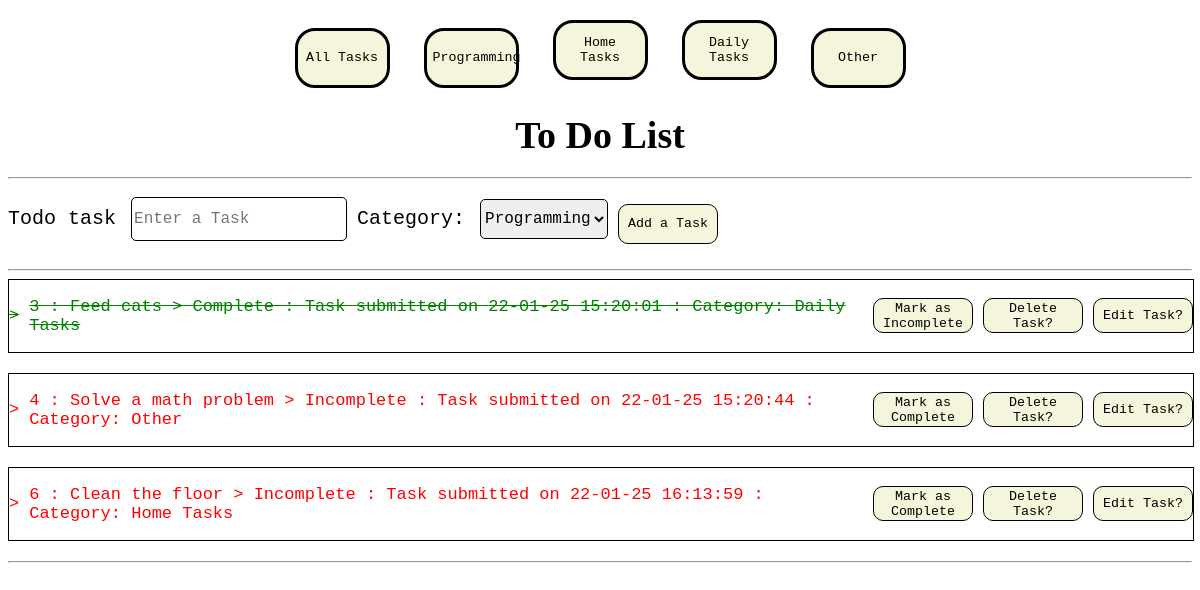
Before: / with the older database file.
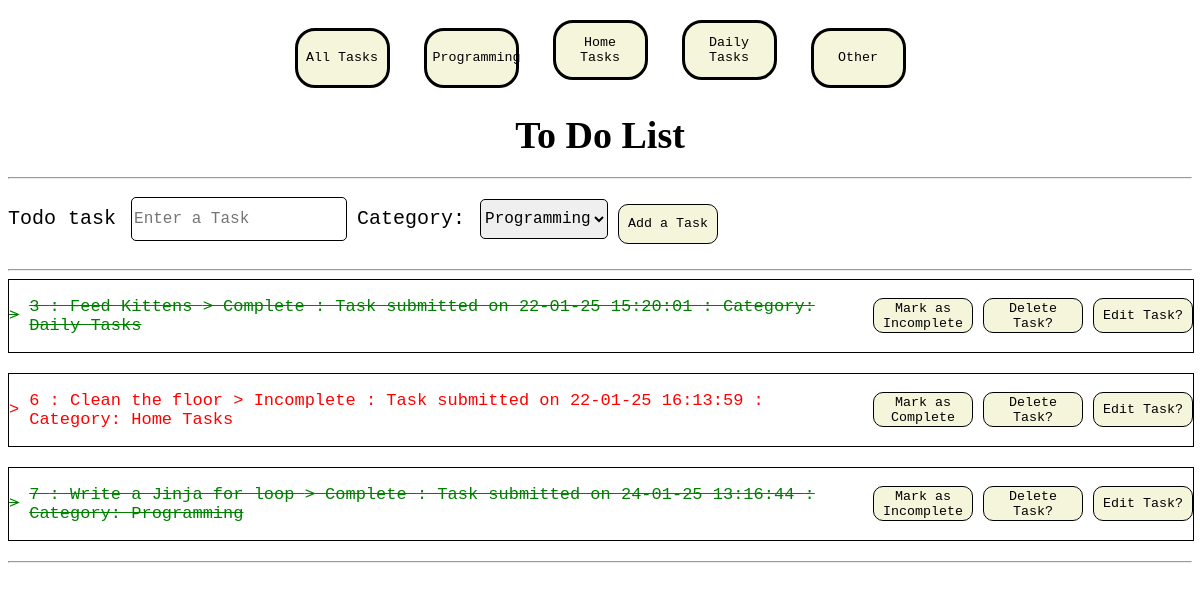
After: the same page with the newer database file.
### Website/models.py (models this page shows)
class Todo(db.Model):
    id = db.Column(db.Integer, primary_key = True)
    task = db.Column(db.String(300), unique = True)
    complete = db.Column(db.Boolean, default = False)
    time_and_date = db.Column(db.DateTime, default=datetime.utcnow) #Adds the time and date column to Todo model, which stores the timestamp
    category = db.Column(db.String(50), default = "Other") #Sets category for tasks in database

### Website/views.py (the view)
@my_view.route("/")
def home():
    todo_list = Todo.query.all()
    message = request.args.get('message', None)
    message_type = request.args.get('message_type', None)
    return render_template("index.html", todo_list = todo_list, message=message, message_type=message_type)

### Website/templates/index.html (shortened to what this page needs)
<!DOCTYPE html>
<html lang="en">
  <head>
    <link
      rel="stylesheet"
      type="text/css"
      href="{{url_for('static',
    filename='styles/stylesheet.css')}}"
    />
  </head>
  <body>
    <div class="Navbar">
      <nav>
        <form action="/" method="GET" style="display: inline">
          <button type="submit">All Tasks</button>
        </form>
        <form
          action="/category/Programming"
          method="GET"
          style="display: inline"
        >
          <button type="submit">Programming</button>
        </form>
        <form
          action="/category/Home Tasks"
          method="GET"
          style="display: inline"
        >
          <button type="submit">Home Tasks</button>
        </form>
        <form
          action="/category/Daily Tasks"
          method="GET"
          style="display: inline"
        >
          <button type="submit">Daily Tasks</button>
        </form>
        <form action="/category/Other" method="GET" style="display: inline">
          <button type="submit">Other</button>
        </form>
      </nav>
    </div>
    <h1 class="todo_title">To Do List</h1>
    <hr />
    <form action="/add" method="post" class="todo-form">
      <div class="input-field">
        <label for="task">Todo task</label>
        <input type="text" name="task" placeholder="Enter a Task" required />
      </div>
      <div class="category-field">
        <label for="category">Category:</label>
        <select name="category" required>
          <option value="Programming">Programming</option>
        </select>
      </div>
      <button type="submit">Add a Task</button>
    </form>
    <hr />
    {% for todo in todo_list %}
    <div
      class="todo-table {% if todo.complete %}complete{% else %}incomplete{% endif %}"
      id="category-specific"
    >
      >
      <p>
        {{ todo.id }} : {{ todo.task }} > {{ 'Complete' if todo.complete else
        'Incomplete'}} : Task submitted on {{
        todo.time_and_date.strftime('%d-%m-%y %H:%M:%S') }} : Category:
        {{todo.category}}
      </p>
      <form
        class="completion"
        action="/update/{{todo.id}}"
        method="POST"
        style="display: inline"
      >
        <button type="submit">
          {{'Mark as Complete' if not todo.complete else 'Mark as Incomplete'}}
        </button>
      </form>
      <form
        class="to-delete"
        action="/delete/{{todo.id}}"
        method="GET"
        style="display: inline"
      >
        <button type="submit">Delete Task?</button>
      </form>
      <form
        class="to-edit"
        action="/edit/{{todo.id}}"
        method="GET"
        style="display: inline"
      >
        <button type="submit">Edit Task?</button>
      </form>
    </div>
    {% endfor %}
    <hr />
  </body>
</html>

### Website/static/styles/stylesheet.css (style rules this page uses)
.Navbar { display: flex; justify-content: center; align-items: center; margin-top: 20px; }
.Navbar button { width: 95px; height: 60px; border: solid; margin: 0 15px; border-radius: 20px; background-color: beige; color: black; cursor: pointer; font-family: monospace; }
.todo_title { font-size: 38px; text-align: center; margin-bottom: 20px; }
.todo-form { display: flex; flex-direction: row; align-items: center; }
.input-field, .category-field { display: flex; align-items: center; margin-bottom: 10px; }
.todo-form label { font-size: 20px; font-family: monospace; margin-right: 5px; }
.todo-form input[type="text"], .category-field select { height: 40px; font-size: 16px; font-family: monospace; border: 1px solid black; border-radius: 5px; margin: 10px; }
.todo-form button { height: 40px; width: 100px; border-radius: 10px; border: 1px solid black; background-color: beige; font-family: monospace; cursor: pointer; }
.todo-table { display: flex; flex-direction: row; justify-content: flex-start; align-items: center; gap: 10px; width: 100%; border: 1px solid black; font-family: monospace; font-size: 17px; margin-bottom: 20px; }
.completion button { height: 35px; width: 100px; border-radius: 10px; border: 1px solid black; background-color: beige; font-family: monospace; cursor: pointer; }
.complete { color: green; text-decoration: line-through; }
.incomplete { color: red; }
.to-delete button { height: 35px; width: 100px; border-radius: 10px; border: 1px solid black; background-color: beige; font-family: monospace; cursor: pointer; }
.to-edit button { height: 35px; width: 100px; border-radius: 10px; border: 1px solid black; background-color: beige; font-family: monospace; cursor: pointer; }

Changed rows visible on the page:
removed Todo: id "4", task "Solve a math problem", complete "Incomplete", time_and_date "22-01-25 15:20:44", category "Other", complete "Mark as Complete"
changed Todo "Daily Tasks": task "Feed cats" → "Feed Kittens"
added Todo: id "7", task "Write a Jinja for loop", complete "Complete", time_and_date "24-01-25 13:16:44", category "Programming", complete "Mark as Incomplete"
